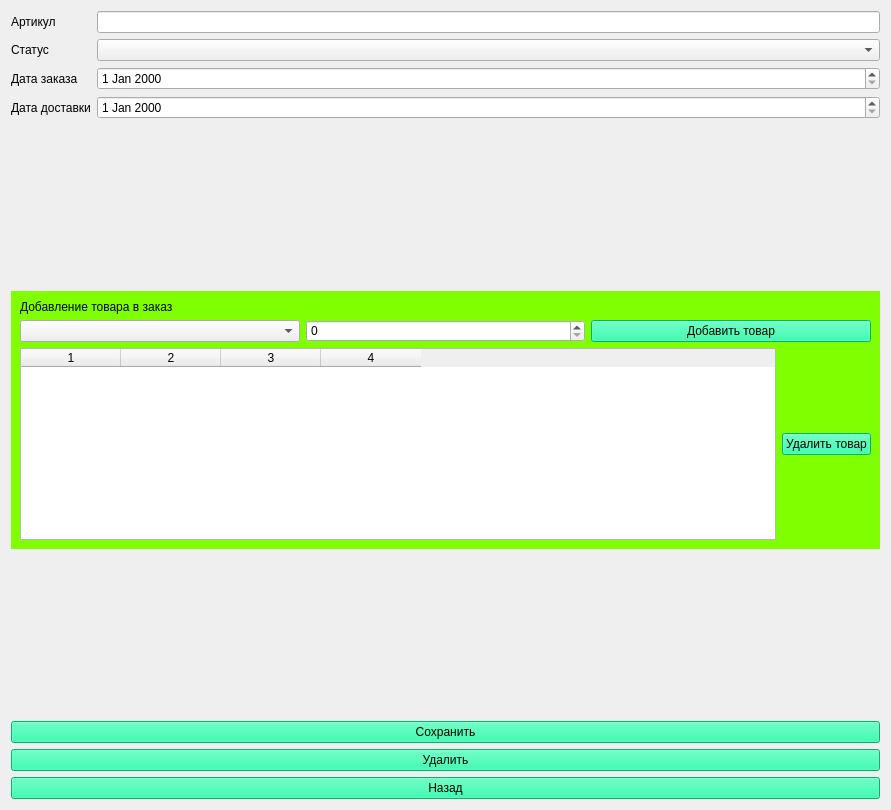
<?xml version="1.0" encoding="UTF-8"?>
<ui version="4.0">
 <class>Form</class>
 <widget class="QWidget" name="Form">
  <property name="geometry">
   <rect>
    <x>0</x>
    <y>0</y>
    <width>891</width>
    <height>810</height>
   </rect>
  </property>
  <property name="windowTitle">
   <string>Form</string>
  </property>
  <layout class="QHBoxLayout" name="horizontalLayout_3">
   <item>
    <layout class="QVBoxLayout" name="verticalLayout_3">
     <item>
      <layout class="QFormLayout" name="formLayout">
       <item row="0" column="0">
        <widget class="QLabel" name="label">
         <property name="text">
          <string>Артикул</string>
         </property>
        </widget>
       </item>
       <item row="0" column="1">
        <widget class="QLineEdit" name="articul_lineEdit"/>
       </item>
       <item row="1" column="0">
        <widget class="QLabel" name="label_3">
         <property name="text">
          <string>Статус</string>
         </property>
        </widget>
       </item>
       <item row="1" column="1">
        <widget class="QComboBox" name="status_comboBox"/>
       </item>
       <item row="2" column="0">
        <widget class="QLabel" name="label_4">
         <property name="text">
          <string>Дата заказа</string>
         </property>
        </widget>
       </item>
       <item row="2" column="1">
        <widget class="QDateEdit" name="date_order_dateEdit"/>
       </item>
       <item row="3" column="0">
        <widget class="QLabel" name="label_5">
         <property name="text">
          <string>Дата доставки</string>
         </property>
        </widget>
       </item>
       <item row="3" column="1">
        <widget class="QDateEdit" name="date_deliv_dateEdit_2"/>
       </item>
      </layout>
     </item>
     <item>
      <spacer name="verticalSpacer_2">
       <property name="orientation">
        <enum>Qt::Vertical</enum>
       </property>
       <property name="sizeHint" stdset="0">
        <size>
         <width>20</width>
         <height>40</height>
        </size>
       </property>
      </spacer>
     </item>
     <item>
      <widget class="QWidget" name="wid1" native="true">
       <property name="styleSheet">
        <string notr="true">#wid1{background-color:rgb(127, 255, 0)}</string>
       </property>
       <layout class="QVBoxLayout" name="verticalLayout_2">
        <item>
         <layout class="QVBoxLayout" name="verticalLayout">
          <item>
           <widget class="QLabel" name="label_2">
            <property name="text">
             <string>Добавление товара в заказ</string>
            </property>
           </widget>
          </item>
          <item>
           <layout class="QHBoxLayout" name="horizontalLayout_2">
            <item>
             <widget class="QComboBox" name="prod_comboBox_2"/>
            </item>
            <item>
             <widget class="QSpinBox" name="quantity_spinBox"/>
            </item>
            <item>
             <widget class="QPushButton" name="add_prod_pushButton_2">
              <property name="styleSheet">
               <string notr="true">background-color:rgb(0, 250, 154)</string>
              </property>
              <property name="text">
               <string>Добавить товар</string>
              </property>
             </widget>
            </item>
           </layout>
          </item>
         </layout>
        </item>
        <item>
         <layout class="QHBoxLayout" name="horizontalLayout">
          <item>
           <widget class="QTableWidget" name="tableWidget">
            <property name="columnCount">
             <number>4</number>
            </property>
            <column/>
            <column/>
            <column/>
            <column/>
           </widget>
          </item>
          <item>
           <widget class="QPushButton" name="del_prod_pushButton">
            <property name="styleSheet">
             <string notr="true">background-color:rgb(0, 250, 154)</string>
            </property>
            <property name="text">
             <string>Удалить товар</string>
            </property>
           </widget>
          </item>
         </layout>
        </item>
       </layout>
      </widget>
     </item>
     <item>
      <spacer name="verticalSpacer">
       <property name="orientation">
        <enum>Qt::Vertical</enum>
       </property>
       <property name="sizeHint" stdset="0">
        <size>
         <width>20</width>
         <height>40</height>
        </size>
       </property>
      </spacer>
     </item>
     <item>
      <widget class="QPushButton" name="save_pushButton_3">
       <property name="styleSheet">
        <string notr="true">background-color:rgb(0, 250, 154)</string>
       </property>
       <property name="text">
        <string>Сохранить</string>
       </property>
      </widget>
     </item>
     <item>
      <widget class="QPushButton" name="del_pushButton_4">
       <property name="styleSheet">
        <string notr="true">background-color:rgb(0, 250, 154)</string>
       </property>
       <property name="text">
        <string>Удалить</string>
       </property>
      </widget>
     </item>
     <item>
      <widget class="QPushButton" name="back_pushButton_5">
       <property name="styleSheet">
        <string notr="true">background-color:rgb(0, 250, 154)</string>
       </property>
       <property name="text">
        <string>Назад</string>
       </property>
      </widget>
     </item>
    </layout>
   </item>
  </layout>
 </widget>
 <resources/>
 <connections/>
</ui>
